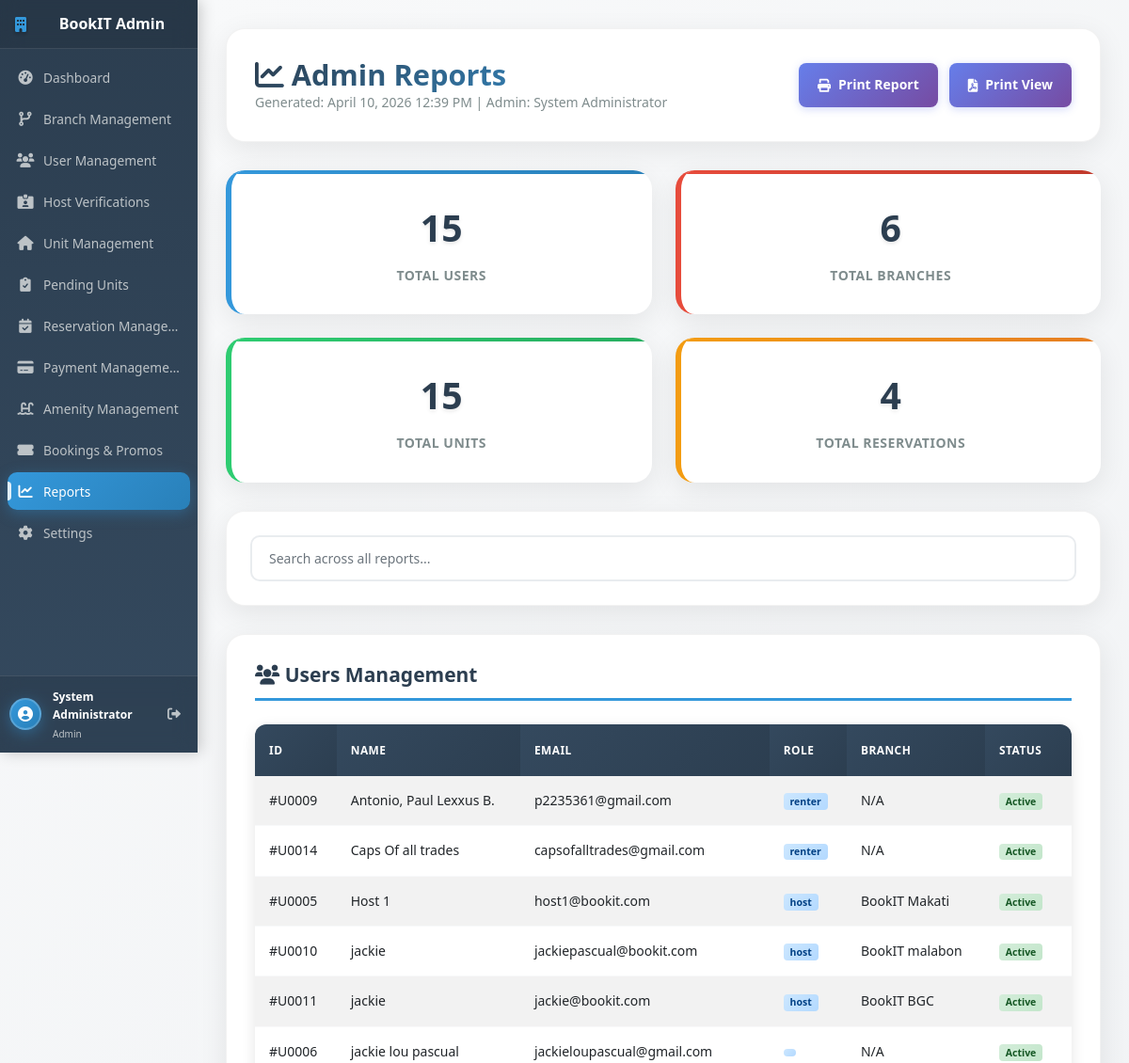
The app's page /admin/reports.php (signed in, upper part), older data.
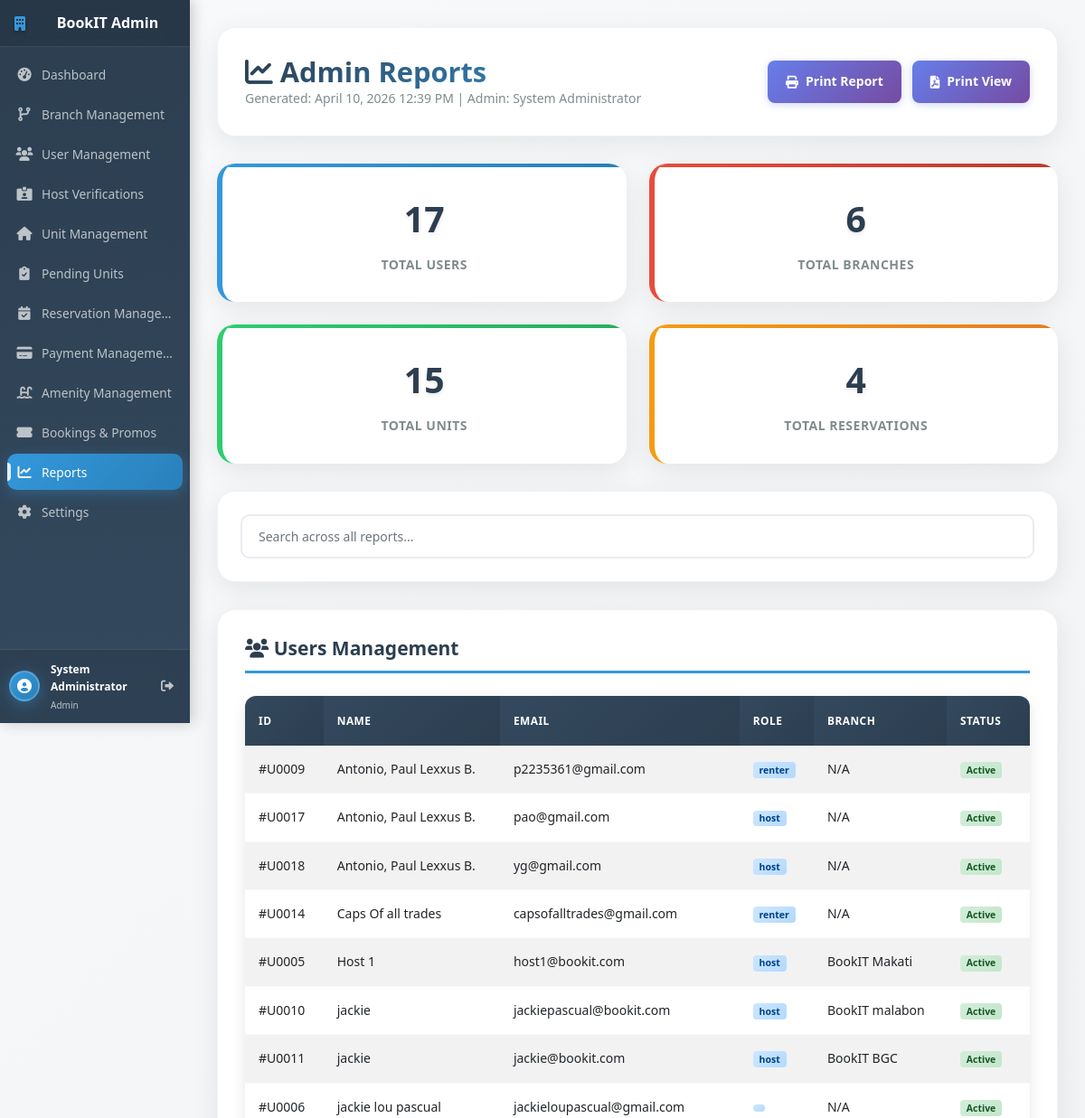
The same page, newer data.
### tables this page shows
CREATE TABLE IF NOT EXISTS `users` (
  `user_id` int NOT NULL AUTO_INCREMENT,
  `full_name` varchar(100) NOT NULL,
  `email` varchar(100) NOT NULL,
  `password` varchar(255) NOT NULL,
  `phone` varchar(20) DEFAULT NULL,
  `role` enum('admin','host','renter','manager') DEFAULT 'renter',
  `branch_id` int DEFAULT NULL,
  `is_active` tinyint(1) DEFAULT '1',
  `created_at` timestamp NULL DEFAULT CURRENT_TIMESTAMP,
  `last_login` datetime DEFAULT NULL,
  `updated_at` timestamp NULL DEFAULT CURRENT_TIMESTAMP ON UPDATE CURRENT_TIMESTAMP,
  `address` text,
  `profile_picture` varchar(255) DEFAULT NULL,
  `login_method` varchar(20) DEFAULT 'email',
  `reset_token` varchar(255) DEFAULT NULL,
  `token_expiry` datetime DEFAULT NULL,
  `verification_status` enum('none','pending','verified','rejected') DEFAULT 'none',
  PRIMARY KEY (`user_id`),
  UNIQUE KEY `email` (`email`)
);

### includes/functions.php (called while the page is built, shortened)
<?php
    function esc($str) {
        return htmlspecialchars($str ?? '', ENT_QUOTES, 'UTF-8');
    }
    function fetch_all($mysqli, $sql) {
        $rows = [];
        try {
            $res = $mysqli->query($sql);
            if ($res && $res->num_rows > 0) {
                while ($r = $res->fetch_assoc()) {
                    $rows[] = $r;
                }
            }
        } catch (Exception $e) {
            error_log("Database query error: " . $e->getMessage());
        }
        return $rows;
    }
?>

### admin/reports.php (the view, shortened to what the changed rows need)
<?php
include_once __DIR__ . '/../includes/functions.php';
$useDb = isset($conn) && $conn instanceof mysqli;
$mysqli = $useDb ? $conn : null;
if ($useDb) {
    try {
        $users = fetch_all($mysqli, "SELECT
            user_id as id,
            full_name as name,
            email,
            role,
            is_active,
            (SELECT branch_name FROM branches WHERE branch_id = users.branch_id) AS branch
            FROM users ORDER BY full_name");
    } catch (Exception $e) {
        error_log("Database error in reports: " . $e->getMessage());
        $useDb = false;
    }
}
?>
<!DOCTYPE html>
    <html lang="en">
    <head>
        <link href="https://cdn.jsdelivr.net/npm/bootstrap@5.1.3/dist/css/bootstrap.min.css" rel="stylesheet">
        <link href="https://cdnjs.cloudflare.com/ajax/libs/font-awesome/6.0.0/css/all.min.css" rel="stylesheet">
        <link rel="stylesheet" href="../assets/css/admin/reports.css">
        <link rel="stylesheet" href="https://cdn.datatables.net/1.13.6/css/dataTables.bootstrap5.min.css">
        <link rel="stylesheet" href="https://cdn.datatables.net/buttons/2.4.1/css/buttons.bootstrap5.min.css">
    </head>
    <body>
<main class="content">
        <div id="printableArea">
            <div class="report-header">
                <div class="report-title">
                    <h1><i class="fas fa-chart-line"></i> Admin Reports</h1>
                </div>
            </div>
            <div class="summary-cards">
                <div class="summary-card">
                    <div class="summary-number"><?= count($users) ?></div>
                    <div class="summary-label">Total Users</div>
                </div>
            </div>
            <div class="section-module">
                <h2><i class="fas fa-users"></i> Users Management</h2>
                <div class="table-responsive">
                    <table class="table table-striped">
                        <thead>
                            <tr>
                                <th>ID</th>
                                <th>Name</th>
                                <th>Email</th>
                                <th>Role</th>
                                <th>Branch</th>
                                <th>Status</th>
                            </tr>
                        </thead>
                        <tbody>
                            <?php foreach($users as $r): ?>
                            <tr>
                                <td>#U<?= str_pad($r['id'], 4, '0', STR_PAD_LEFT) ?></td>
                                <td><?= esc($r['name']) ?></td>
                                <td><?= esc($r['email']) ?></td>
                                <td>
                                    <span class="badge badge-<?= $r['role'] === 'admin' ? 'active' : ($r['role'] === 'manager' ? 'pending' : 'confirmed') ?>">
                                        <?= esc($r['role']) ?>
                                    </span>
                                </td>
                                <td><?= esc($r['branch'] ?? 'N/A') ?></td>
                                <td>
                                    <span class="badge badge-<?= $r['is_active'] ? 'active' : 'inactive' ?>">
                                        <?= $r['is_active'] ? 'Active' : 'Inactive' ?>
                                    </span>
                                </td>
                            </tr>
                            <?php endforeach; ?>
                        </tbody>
                    </table>
                </div>
            </div>
        </div>
    </main>
</body>
</html>

Row changes from the older to the newer data that the page shows:
added users: user_id "0017", full_name "Antonio, Paul Lexxus B.", email "pao@gmail.com", role "host", branch "N/A", is_active "Active"
added users: user_id "0018", full_name "Antonio, Paul Lexxus B.", email "yg@gmail.com", role "host", branch "N/A", is_active "Active"
Text that changed along with them:
count($users): "15" → "17"
